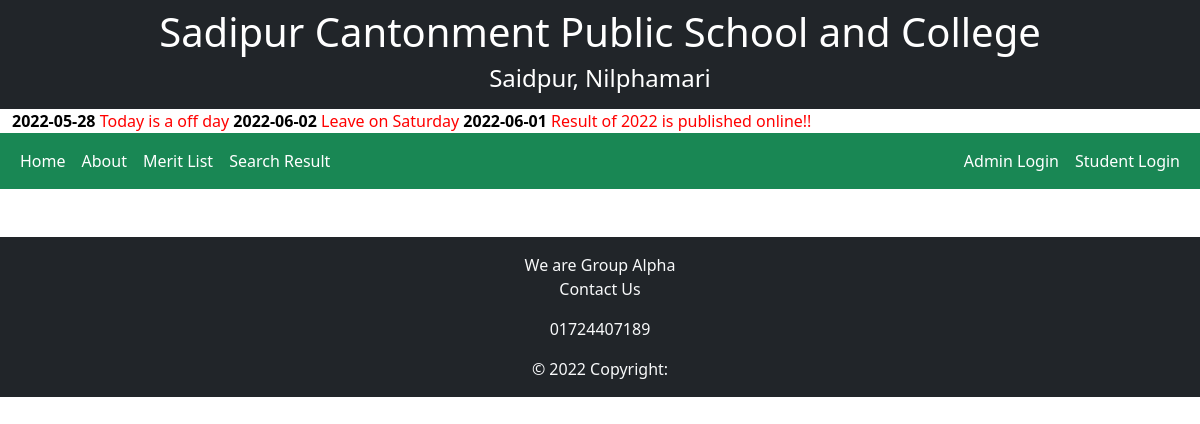
Page /about.php on the committed database.
### tables this page shows
CREATE TABLE `notice` (
  `ID` int(11) NOT NULL,
  `Date` date NOT NULL,
  `Message` varchar(200) NOT NULL
);

### partial/headNav.php (the view, shortened to what this page needs)
<!DOCTYPE html>
<html lang="en">
<head>
    <link href="https://cdn.jsdelivr.net/npm/bootstrap@5.1.3/dist/css/bootstrap.min.css" rel="stylesheet">
</head>
<body>
    <?php
    include 'connection.php';
    ?>
    <?php
    $sql = "SELECT * FROM notice ORDER BY ID DESC LIMIT 3";
    $result = $conn->query($sql);
    ?>
    <div class="container-fluid pt-2 pb-2 bg-dark text-white text-center">
        <h1>Sadipur Cantonment Public School and College</h1>
        <h4>Saidpur, Nilphamari</h4>
    </div>
    <div class="container-fluid">
        <div class="news">
            <marquee class="news-content">
                <?php
                while ($row = $result->fetch_assoc()) {
                ?>
                    <p3 style="color: black;">
                        <b>
                            <?php echo $row['Date']; ?>
                        </b>
                    </p3>
                    <p3>
                        <?php echo $row['Message']; ?>
                    </p3>
                <?php
                }
                ?>
            </marquee>
        </div>
    </div>
    <nav class="navbar navbar-expand bg-success navbar-dark">
        <div class="container-fluid">
            <ul class="navbar-nav">
                <li class="nav-item">
                    <a class="nav-link active" href="home.php">Home</a>
                </li>
                <li class="nav-item">
                    <a class="nav-link active" href="about.php">About</a>
                </li>
                <li class="nav-item">
                    <a class="nav-link active" href="allresult.php">Merit List</a>
                </li>
                <li class="nav-item">
                    <a class="nav-link active" href="result.php">Search Result</a>
                </li>
            </ul>
            <ul class="navbar-nav">
                <li class="nav-item">
                    <a class="nav-link active" href="login.php">Admin Login</a>
                </li>
                <li class="nav-item">
                    <a class="nav-link active" href="slogin.php">Student Login</a>
                </li>
            </ul>
        </div>
    </nav>
</body>
</html>

### partial/headNav.php (style rules this page uses)
.news-content { color: red; }

### rows in the picture
notice: Date "2022-05-28", Message "Today is a off day"
notice: Date "2022-06-02", Message "Leave on Saturday"
notice: Date "2022-06-01", Message "Result of 2022 is published online!!"
